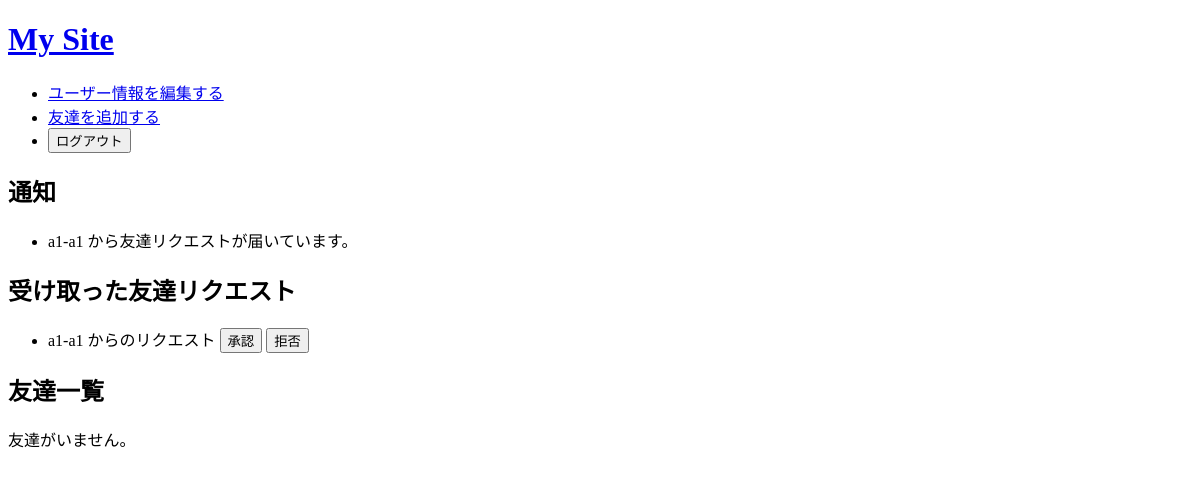
/ (signed in), run on an earlier commit of the app's database.
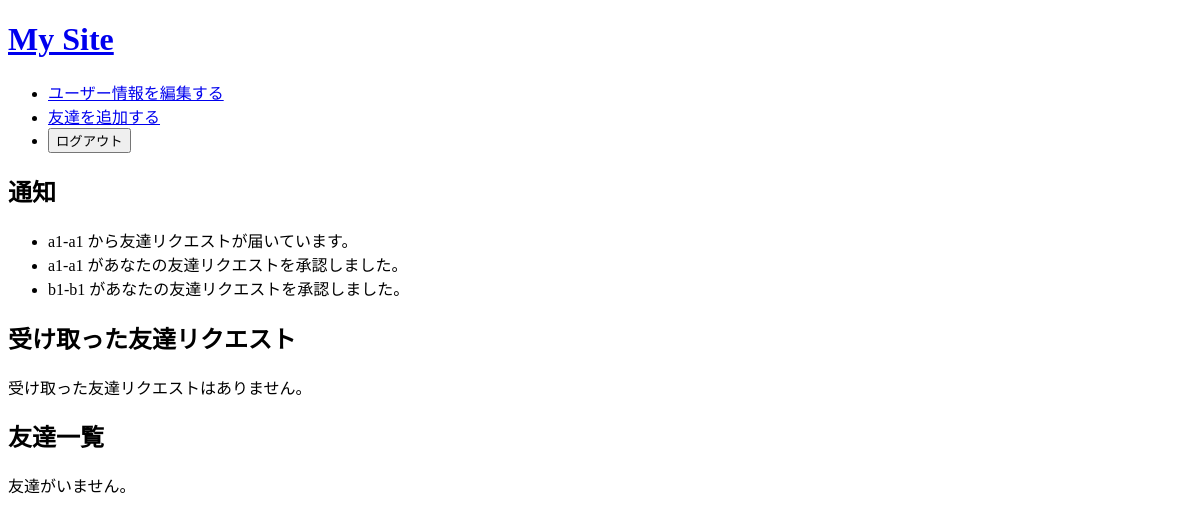
And on a later commit of the database.
### accounts/models.py (models this page shows, shortened)
class Notification(models.Model):
    user = models.ForeignKey(settings.AUTH_USER_MODEL, on_delete=models.CASCADE, related_name='notifications')
    message = models.CharField(max_length=255)
    is_read = models.BooleanField(default=False)
    created_at = models.DateTimeField(auto_now_add=True)

class FriendRequest(models.Model):
    from_user = models.ForeignKey(settings.AUTH_USER_MODEL, related_name='sent_requests', on_delete=models.CASCADE)
    to_user = models.ForeignKey(settings.AUTH_USER_MODEL, related_name='received_requests', on_delete=models.CASCADE)
    created_at = models.DateTimeField(auto_now_add=True)
    is_accepted = models.BooleanField(default=False)

class CustomUser(AbstractUser):
    name = models.CharField(max_length=100, verbose_name='名前')
    address = models.CharField(max_length=255, verbose_name='住所', blank=True, null=True)
    nearest_station = models.CharField(max_length=100, verbose_name='最寄駅', blank=True, null=True)
    nearest_station_name = models.CharField(max_length=255, blank=True, null=True)  # 駅名
    nearest_station_lat = models.FloatField(blank=True, null=True)  # 緯度
    nearest_station_lng = models.FloatField(blank=True, null=True)  # 経度
    station_latitude = models.FloatField(null=True, blank=True)
    station_longitude = models.FloatField(null=True, blank=True)
    email = models.EmailField(unique=True, max_length=255)
    friends = models.ManyToManyField("self", blank=True, related_name="friends_list", symmetrical=False)

### accounts/views.py (the view)
# urls.py: path('', views.home, name='home'),
@login_required
def home(request):
    friend_requests_received = request.user.received_requests.filter(is_accepted=False)
    notifications = request.user.notifications.filter(is_read=False)
    context = {
        'friend_requests_received': friend_requests_received,
        'notifications': notifications,
    }
    return render(request, 'home.html', context)

### accounts/templates/home.html (shortened to what this page needs)
{% extends 'base_generic.html' %}
{% block content %}
    <h2>通知</h2>
    <ul>
        {% for notification in notifications %}
            <li>{{ notification.message }}</li>
        {% empty %}
            <li>新しい通知はありません。</li>
        {% endfor %}
    </ul>
    <h2>受け取った友達リクエスト</h2>
    {% if friend_requests_received %}
        <ul>
            {% for friend_request in friend_requests_received %}
                <li>
                    {{ friend_request.from_user.username }} からのリクエスト
                    <form method="post" action="{% url 'accept_friend_request' friend_request.id %}" style="display:inline;">
                        <button type="submit">承認</button>
                    </form>
                    <form method="post" action="{% url 'reject_friend_request' friend_request.id %}" style="display:inline;">
                        <button type="submit">拒否</button>
                    </form>
                </li>
            {% endfor %}
        </ul>
    {% else %}
        <p>受け取った友達リクエストはありません。</p>
    {% endif %}
    <h2>友達一覧</h2>
    {% if user.friends_list.all %}
        <ul>
            {% for friend in user.friends_list.all %}
    <li>
        {{ friend.username }}
        {% if friend.station_latitude and friend.station_longitude and user.station_latitude and user.station_longitude %}
            <a href="{% url 'show_midpoint' friend.id %}">中間地点を表示</a>
        {% else %}
            <span style="color: red;">※緯度経度が未設定のため表示できません</span>
        {% endif %}
    </li>
{% endfor %}
        </ul>
    {% else %}
        <p>友達がいません。</p>
    {% endif %}
{% endblock %}

What changed in the data, as far as the page shows it:
removed FriendRequest: from_user.username "a1-a1"
added Notification: message "a1-a1 があなたの友達リクエストを承認しました。"
added Notification: message "b1-b1 があなたの友達リクエストを承認しました。"
Also different on the page:
text now shown: "受け取った友達リクエストはありません。"
